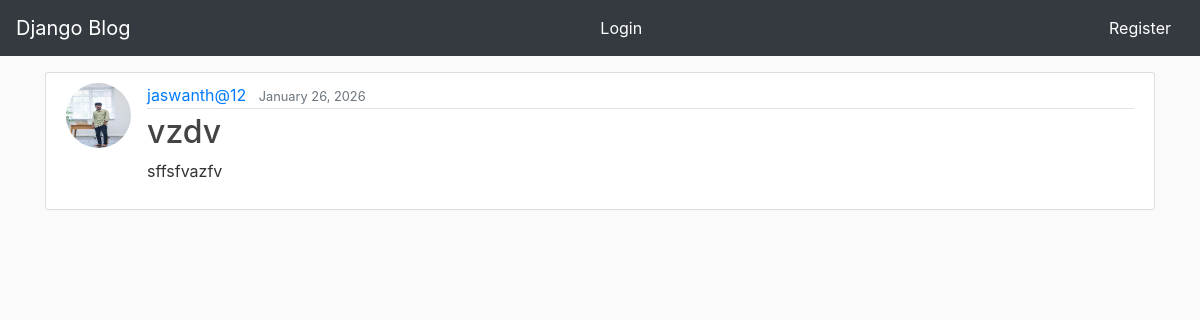
Screenshot of /post/15/ with the database file from the repository.
### blog/models.py (models this page shows, shortened)
class Post(models.Model):
    title = models.CharField(max_length=100)
    content = models.TextField()
    date_posted = models.DateTimeField(default=timezone.now)
    author = models.ForeignKey(User, on_delete=models.CASCADE)

### users/models.py (models this page shows, shortened)
class Profile(models.Model):
    user = models.OneToOneField(User, on_delete=models.CASCADE)
    image = models.ImageField(default='default.jpg', upload_to='profile_pics')

### blog/views.py (the view)
# urls.py: path('post/<int:pk>/', PostDetailView.as_view(), name='post-detail'),
class PostDetailView(DetailView):
    model = Post

### blog/templates/blog/post_detail.html (shortened to what this page needs)
{% extends "blog/base.html" %}
{% block content %}
  <article class="media content-section">
    <img class="rounded-circle article-img" src="{{ object.author.profile.image.url }}">
    <div class="media-body">
      <div class="article-metadata">
        <a class="mr-2" href="{% url 'user-posts' object.author.username %}">{{ object.author }}</a>
        <small class="text-muted">{{ object.date_posted|date:"F d, Y" }}</small>
      </div>
      <h2 class="article-title">{{ object.title }}</h2>
      <p class="article-content">{{ object.content }}</p>
    </div>
  </article>
{% endblock content %}

### blog/static/blog/main.css (style rules this page uses)
body { background: #fafafa; color: #333333; margin-top: 0; }
h1, h2, h3, h4, h5, h6 { color: #444444; }
.content-section { background: #ffffff; padding: 10px 20px; border: 1px solid #dddddd; border-radius: 3px; margin-bottom: 20px; }
.article-title { color: #444444; }
.article-content { white-space: pre-line; }
.article-img { height: 65px; width: 65px; margin-right: 16px; }
.article-metadata { padding-bottom: 1px; margin-bottom: 4px; border-bottom: 1px solid #e3e3e3 }

### rows the page displays
Post: author.profile.image (picture), author "jaswanth@12", date_posted "January 26, 2026", title "vzdv", content "sffsfvazfv"
